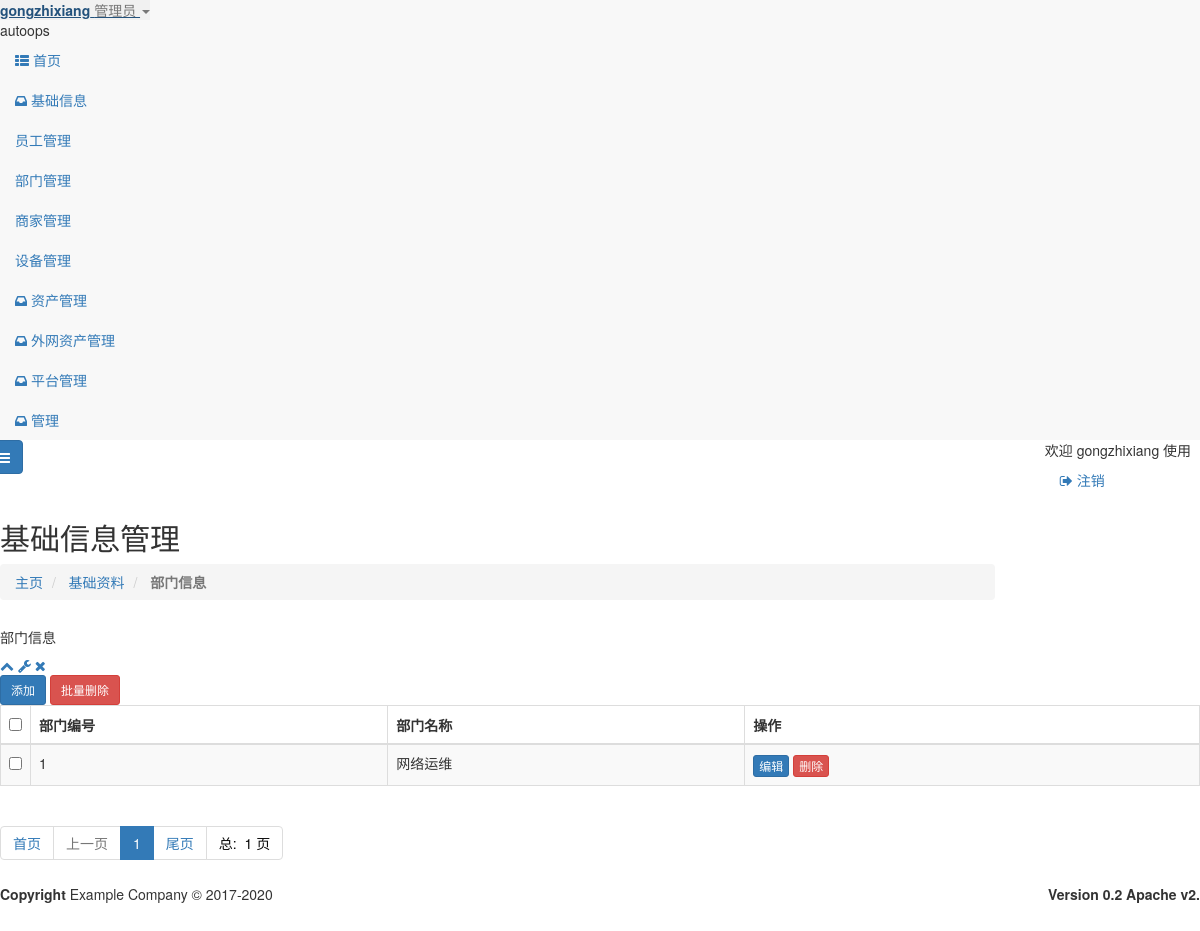
Before: /base_info/department.html (signed in) with the older database file.
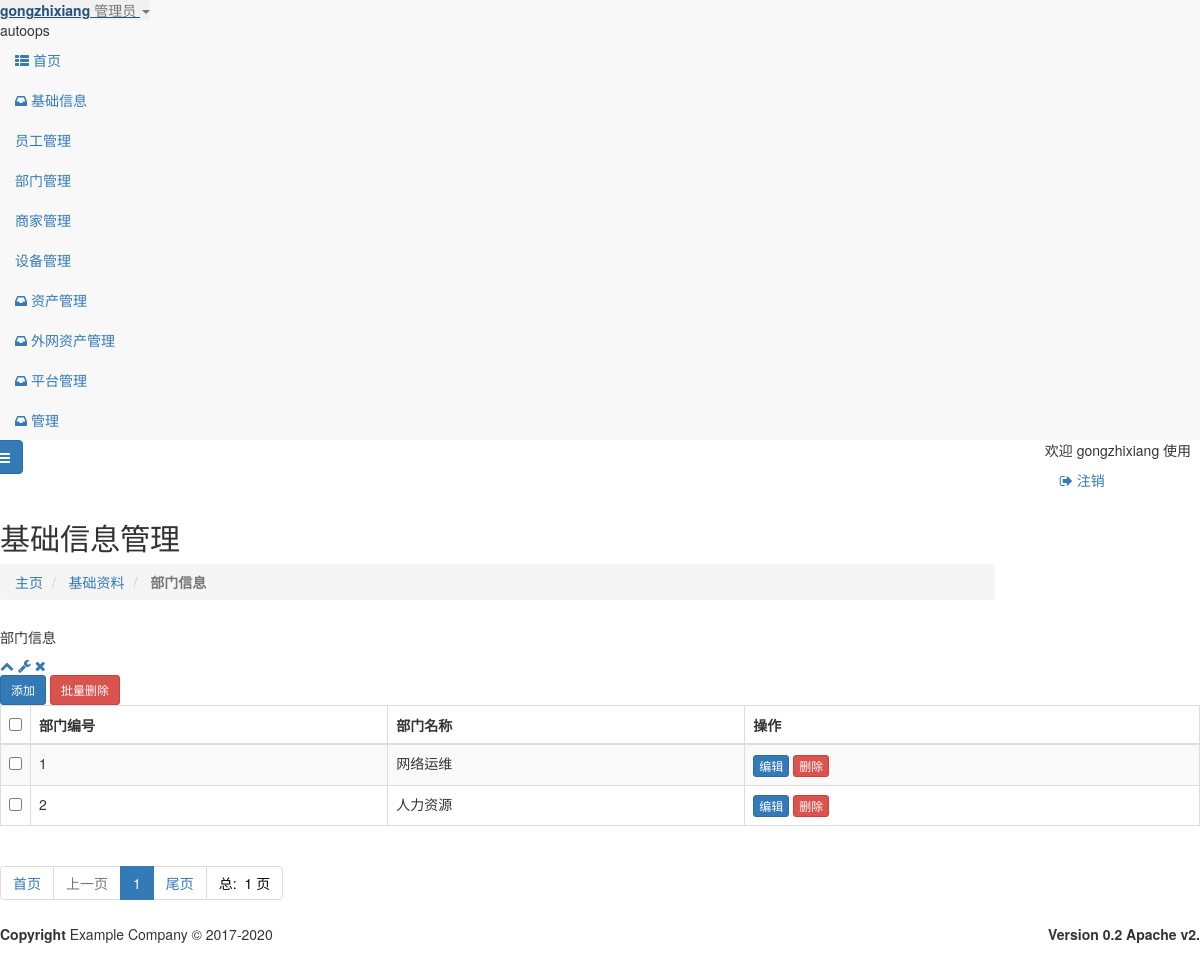
After: the same page with the newer database file.
### base_info/models.py (models this page shows, shortened)
class department(models.Model):
    id = models.IntegerField(primary_key=True, blank=False, verbose_name='部门编号')
    name = models.CharField(max_length=16, blank=False, verbose_name='部门名称')
    class Meta:
        db_table = "department"
        verbose_name = "部门信息"
        verbose_name_plural = '部门信息'

### base_info/views.py (the view)
# urls.py: path('department.html', views.PartList.as_view(), name='part_list'),
class PartList(LoginRequiredMixin, ListView):
    model = department
    template_name = 'base_info/department/department.html'
    context_object_name = "part_list"
    paginate_by = settings.DISPLAY_PER_PAGE
    ordering = ("id")
    def get_context_data(self, *, object_list=None, **kwargs):
        search_data = self.request.GET.copy()
        print(search_data)
        try:
            search_data.pop("page")
        except BaseException as e:
            pass
        print(search_data.dict())
        print(search_data.urlencode())
        context = {
            "search_data": search_data.urlencode(),
            "base_info_class": 'active',
        }
        kwargs.update(context)
        return super().get_context_data(**kwargs)
    def get_queryset(self):
        if self.request.GET.get('name'):
            query = self.request.GET.get('name', None)
            queryset =super().get_queryset().filter(Q(name=query) | Q(id=query) |Q(part=query)).order_by('-id')
        else:
            queryset = super().get_queryset()
        return queryset

### templates/base_info/department/department.html (shortened to what the changed rows need)
{% extends "base.html" %}
{% load  static %}
{% block page-content %}
    <div class="row wrapper border-bottom white-bg page-heading ">
        <div class="col-lg-10">
            <h2>基础信息管理</h2>
        </div>
    </div>
    <div class="wrapper wrapper-content animated fadeInRight">
        <div class="row">
            <div class="col-lg-11" id="split-right"     style="width: 100%" >
                <div class="ibox float-e-margins">
                    <div class="ibox-content">
                        <div class="table-responsive">
                            <form id="del_form_cmdb_all" class="form-horizontal  "
                                  action="{% url "cmdb:cmdb_export" %}" method="post">
                                <table class="table table-striped table-bordered table-hover dataTables-cmdb">
                                    <thead>
                                    <tr>
                                        <th width="20"><input type="checkbox" id="CheckedAll"></th>
                                        <th>部门编号</th>
                                        <th>部门名称</th>
                                        <th>操作</th>
                                    </tr>
                                    </thead>
                                    <tbody>
                                    {% for   row   in   part_list %}
                                        <tr class="gradeA" id="{{ row.id }}">
                                            <td><input type="checkbox" value="{{ row.id }}" name="id"></td>
                                            <td class="center">{{ row.id }}</td>
                                            <td class="center">{{ row.name }}</td>
                                            <td><a class="btn btn-primary  btn-xs "
                                                   href="{% url "base_info:part_update" pk=row.id %}">编辑</a>
                                                <a class="btn btn-danger  btn-xs  person_del">删除</a>
                                            </td>
                                        </tr>
                                    {% endfor %}
                                    </tbody>
                                </table>
                                <div>
                                    <ul class="pagination">
                                        {% for p in paginator.page_range %}
                                            {% if  search_data %}
                                                {% if p == page_obj.number %}
                                                    <li class="active"><a
                                                            href="{% url "base_info:part_list" %}?page={{ p }}&{{ search_data }}"> {{ p }} </a>
                                                    </li>
                                                {% else %}
                                                    <li>
                                                        <a href="{% url "base_info:part_list" %}?page={{ p }}&{{ search_data }}"> {{ p }} </a>
                                                    </li>
                                                {% endif %}
                                            {% else %}
                                                {% if p == page_obj.number %}
                                                    <li class="active"><a
                                                            href="{% url "base_info:part_list" %}?page={{ p }}"> {{ p }} </a>
                                                    </li>
                                                {% else %}
                                                    <li>
                                                        <a href="{% url "base_info:part_list" %}?page={{ p }}"> {{ p }} </a>
                                                    </li>
                                                {% endif %}
                                            {% endif %}
                                        {% endfor %}
                                    </ul>
                                </div>
                            </form>
                        </div>
                    </div>
                </div>
            </div>
        </div>
    </div>
{% endblock %}

Changed rows visible on the page:
added department: id "2", name "人力资源"
